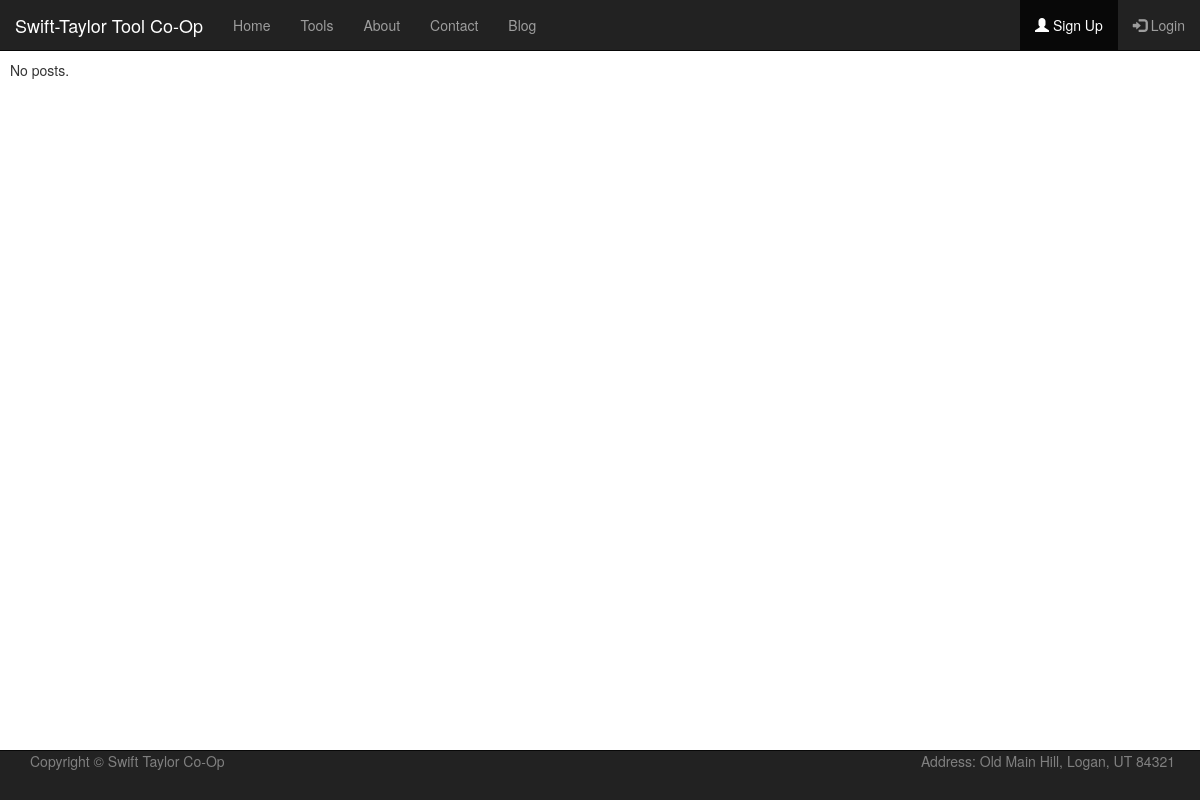
Page /blog/ on the earlier database version.
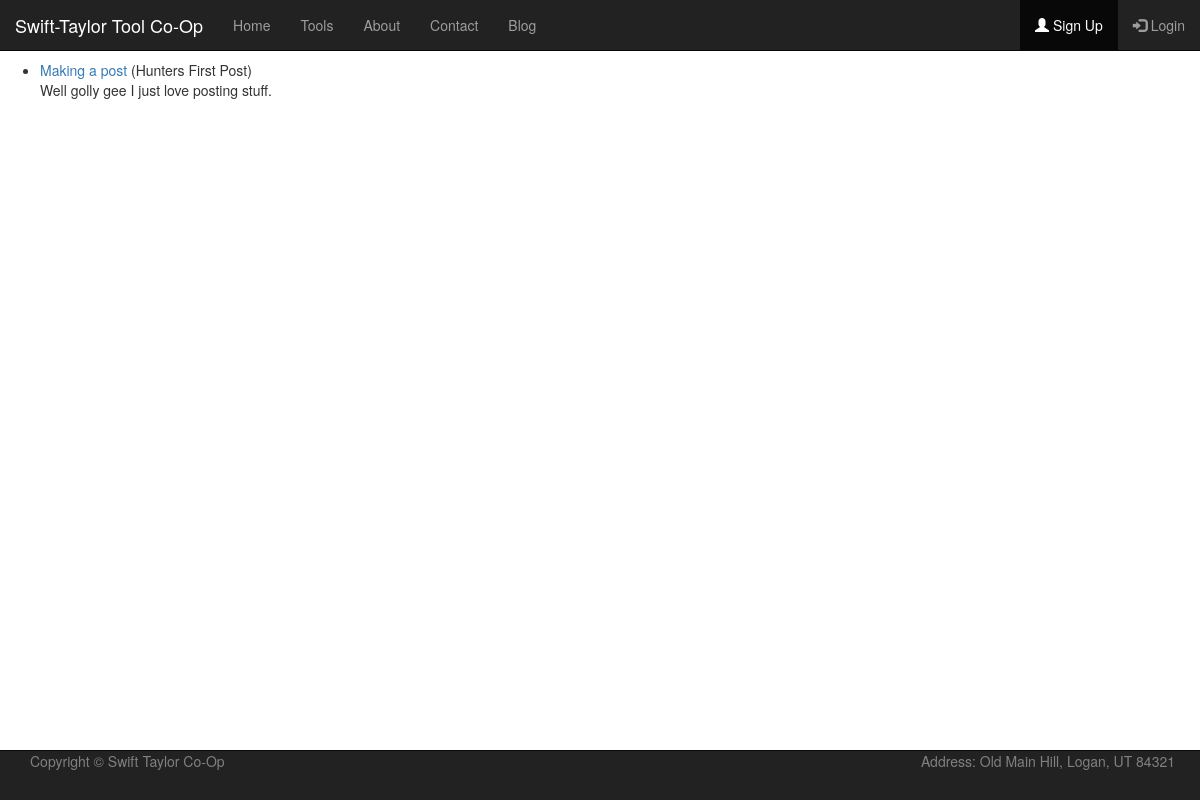
Same page on the later database version.
### tools/models.py (models this page shows)
class Blog(models.Model):
    title = models.CharField(max_length=200)
    author = models.CharField(max_length=100)
    content = models.TextField()
    date = models.DateField(default=datetime.date.today)

### tools/views.py (the view)
# urls.py: path('blog/', tools_views.BlogView.as_view(), name = 'blog'),
class BlogView(generic.ListView):
    template_name = 'tools/blog.html'
    context_object_name = 'all_blog_list'
    def get_queryset(self):
        return Blog.objects.order_by('-date')

### tools/templates/tools/blog.html (shortened to what this page needs)
<!DOCTYPE html>
{% load static %}
<html lang = "en">
    <head>
        {% load static %}
        <link rel="stylesheet" href="https://maxcdn.bootstrapcdn.com/bootstrap/3.4.1/css/bootstrap.min.css">
        <link rel="stylesheet" href = "{% static 'tools/style.css' %}">
    </head>
<nav class="navbar navbar-inverse navbar-fixed-top">
  <div class="container-fluid">
    <div class="navbar-header">
      <a class="navbar-brand" href="#">Swift-Taylor Tool Co-Op</a>
    </div>
    <ul class="nav navbar-nav">
      <li><a href="{% url 'homepage' %}">Home</a></li>
      <li><a href="{% url 'tools' %}">Tools</a></li>
      <li><a href="{% url 'about' %}">About</a></li>
    <li><a href="{% url 'contact' %}">Contact</a></li>
    <li><a href="{% url 'blog' %}">Blog</a></li>
    </ul>
    <ul class="nav navbar-nav navbar-right">
    {% if user.is_authenticated %}
      <li><a href="{% url 'logout' %}"><span class="glyphicon glyphicon-log-in"></span> Logout</a></li>
    {% else %}
      <li class="active"><a href="{% url 'register' %}"><span class="glyphicon glyphicon-user"></span> Sign Up</a></li>
      <li><a href="{% url 'login' %}"><span class="glyphicon glyphicon-log-in"></span> Login</a></li>
    {% endif %}
    </ul>
  </div>
</nav>
	<body>
	<br/>
	<br/>
    <br/>
        {% if all_blog_list %}
            <ul>
                {% for blog in all_blog_list %}
            <li>
                <a href="{% url 'entry' blog.id%}">{{ blog.title }}</a> ({{blog.author}})
                <br/>
                {{blog.content|truncatewords:200}}
            </li>
            {% endfor %}
        </ul>
        {% else %}
            <p>No posts.</p>
        {% endif %}
        <br/>
<nav class="navbar navbar-inverse navbar-fixed-bottom">
  <div class="container">
    <p class="nav navbar-nav navbar-left" style="color:gray;"> Copyright &copy; Swift Taylor Co-Op</p>
	<p class="nav navbar-nav navbar-right" style="color:gray;"> Address: Old Main Hill, Logan, UT 84321 </p>
  </div>
</nav>
    </body>
</html>

Differences in the rows shown:
added Blog: title "Making a post", author "Hunters First Post", content "Well golly gee I just love posting stuff."
Other differences:
text no longer shown: "No posts."
